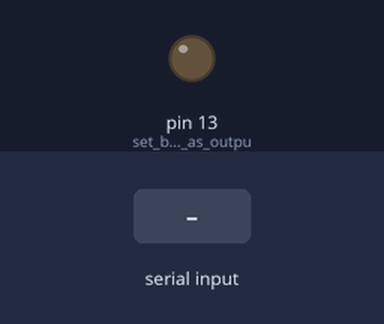
The sketch below on a simulated Arduino Leonardo, built with avr-gcc and run on an emulated ATmega32U4. On the bench: output pins drawn as LEDs (lit = HIGH). The test bench sets the inputs (shaded band). The modem accepts every AT command (registered, SIM ready, sends succeed) and sends nothing else; what the sketch prints to the serial monitor is not drawn.

Above: at 1.2 s.
1.3 s: "1\n" received over the second serial link
At 1.6 s:
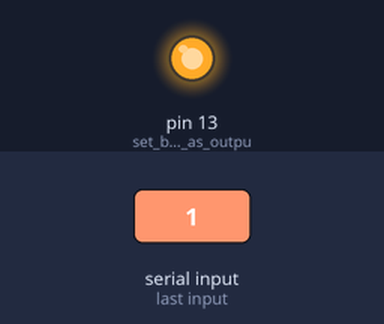
2.8 s: "0\n" received over the second serial link
At 4.2 s:
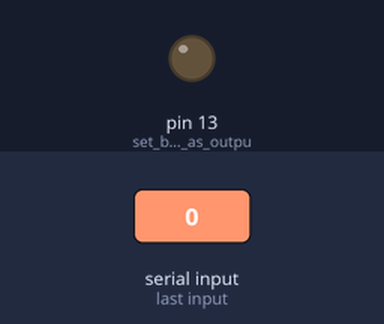
Timing chart, 0 to 5.8 s (numbered marks = the images above; inputs shaded):
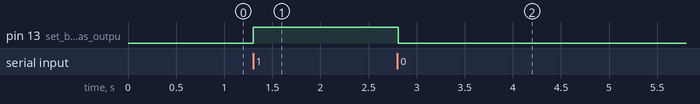

The sketch:

pr10_1.ino
```cpp
 #include <SoftwareSerial.h>

SoftwareSerial wifiSerial(0,1);      // RX, TX for ESP8266

bool DEBUG = true;   //show more logs
int responseTime = 10; //communication timeout


void setup()
{
  pinMode(13,OUTPUT);  //set build in led as output
  // Open serial communications and wait for port to open esp8266:
  Serial.begin(115200);
  while (!Serial) {
    ; // wait for serial port to connect. Needed for Leonardo only
  }
  wifiSerial.begin(115200);
  while (!wifiSerial) {
    ; // wait for serial port to connect. Needed for Leonardo only
  }
  sendToWifi("AT",responseTime,DEBUG);
  sendToWifi("AT+CWMODE=2",responseTime,DEBUG); // configure as access point
  sendToWifi("AT+CIFSR",responseTime,DEBUG); // get ip address
  sendToWifi("AT+CIPMUX=1",responseTime,DEBUG); // configure for multiple connections
  sendToWifi("AT+CIPSERVER=1,80",responseTime,DEBUG); // turn on server on port 80

  sendToUno("Wifi connection is running!",responseTime,DEBUG);


}
void loop()
{
  if(Serial.available()>0){
     String message = readSerialMessage();
    if(find(message,"debugEsp8266:")){
      String result = sendToWifi(message.substring(13,message.length()),responseTime,DEBUG);
      if(find(result,"OK"))
        sendData("\nOK");
      else
        sendData("\nEr");
    }
  }
  if(wifiSerial.available()>0){

    String message = readWifiSerialMessage();

    if(find(message,"esp8266:")){
       String result = sendToWifi(message.substring(8,message.length()),responseTime,DEBUG);
      if(find(result,"OK"))
        sendData("\n"+result);
      else
        sendData("\nErrRead");               //At command ERROR CODE for Failed Executing statement
    }else
    if(find(message,"HELLO")){  //receives HELLO from wifi
        sendData("\\nHI!");    //arduino says HI
    }else if(find(message,"1")){
      //sending ph level:
      digitalWrite(13,HIGH);
    }else if(find(message,"0")){
      //sending ph level:
      digitalWrite(13,LOW);
    }
    else{
      sendData("\nErrRead");                 //Command ERROR CODE for UNABLE TO READ
    }
  }
  delay(responseTime);
}


/*
* Name: sendData
* Description: Function used to send string to tcp client using cipsend
* Params:
* Returns: void
*/
void sendData(String str){
  String len="";
  len+=str.length();
  sendToWifi("AT+CIPSEND=0,"+len,responseTime,DEBUG);
  delay(100);
  sendToWifi(str,responseTime,DEBUG);
  delay(100);
  sendToWifi("AT+CIPCLOSE=5",responseTime,DEBUG);
}


/*
* Name: find
* Description: Function used to match two string
* Params:
* Returns: true if match else false
*/
boolean find(String string, String value){
  if(string.indexOf(value)>=0)
    return true;
  return false;
}


/*
* Name: readSerialMessage
* Description: Function used to read data from Arduino Serial.
* Params:
* Returns: The response from the Arduino (if there is a reponse)
*/
String  readSerialMessage(){
  char value[100];
  int index_count =0;
  while(Serial.available()>0){
    value[index_count]=Serial.read();
    index_count++;
    value[index_count] = '\0'; // Null terminate the string
  }
  String str(value);
  str.trim();
  return str;
}


/*
* Name: readWifiSerialMessage
* Description: Function used to read data from ESP8266 Serial.
* Params:
* Returns: The response from the esp8266 (if there is a reponse)
*/
String  readWifiSerialMessage(){
  char value[100];
  int index_count =0;
  while(wifiSerial.available()>0){
    value[index_count]=wifiSerial.read();
    index_count++;
    value[index_count] = '\0'; // Null terminate the string
  }
  String str(value);
  str.trim();
  return str;
}


/*
* Name: sendToWifi
* Description: Function used to send data to ESP8266.
* Params: command - the data/command to send; timeout - the time to wait for a response; debug - print to Serial window?(true = yes, false = no)
* Returns: The response from the esp8266 (if there is a reponse)
*/
String sendToWifi(String command, const int timeout, boolean debug){
  String response = "";
  wifiSerial.println(command); // send the read character to the esp8266
  long int time = millis();
  while( (time+timeout) > millis())
  {
    while(wifiSerial.available())
    {
    // The esp has data so display its output to the serial window
    char c = wifiSerial.read(); // read the next character.
    response+=c;
    }
  }
  if(debug)
  {
    Serial.println(response);
  }
  return response;
}

/*
* Name: sendToWifi
* Description: Function used to send data to ESP8266.
* Params: command - the data/command to send; timeout - the time to wait for a response; debug - print to Serial window?(true = yes, false = no)
* Returns: The response from the esp8266 (if there is a reponse)
*/
String sendToUno(String command, const int timeout, boolean debug){
  String response = "";
  Serial.println(command); // send the read character to the esp8266
  long int time = millis();
  while( (time+timeout) > millis())
  {
    while(Serial.available())
    {
      // The esp has data so display its output to the serial window
      char c = Serial.read(); // read the next character.
      response+=c;
    }
  }
  if(debug)
  {
    Serial.println(response);
  }
  return response;
}
```

Measured:
- after the input at 1.3 s, pin 13 (set_build_in_led_as_outpu): LOW → HIGH at once
- after the input at 2.8 s, pin 13 (set_build_in_led_as_outpu): HIGH → LOW at once
